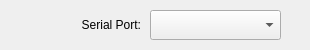
<?xml version="1.0" encoding="UTF-8"?>
<ui version="4.0">
 <class>SerialCfger</class>
 <widget class="QFrame" name="SerialCfger">
  <property name="geometry">
   <rect>
    <x>0</x>
    <y>0</y>
    <width>310</width>
    <height>50</height>
   </rect>
  </property>
  <widget class="QLabel" name="portsTag">
   <property name="geometry">
    <rect>
     <x>20</x>
     <y>10</y>
     <width>121</width>
     <height>30</height>
    </rect>
   </property>
   <property name="text">
    <string>Serial Port:</string>
   </property>
   <property name="alignment">
    <set>Qt::AlignRight|Qt::AlignTrailing|Qt::AlignVCenter</set>
   </property>
  </widget>
  <widget class="QComboBox" name="ports">
   <property name="geometry">
    <rect>
     <x>150</x>
     <y>10</y>
     <width>131</width>
     <height>30</height>
    </rect>
   </property>
  </widget>
 </widget>
 <resources/>
 <connections/>
</ui>
